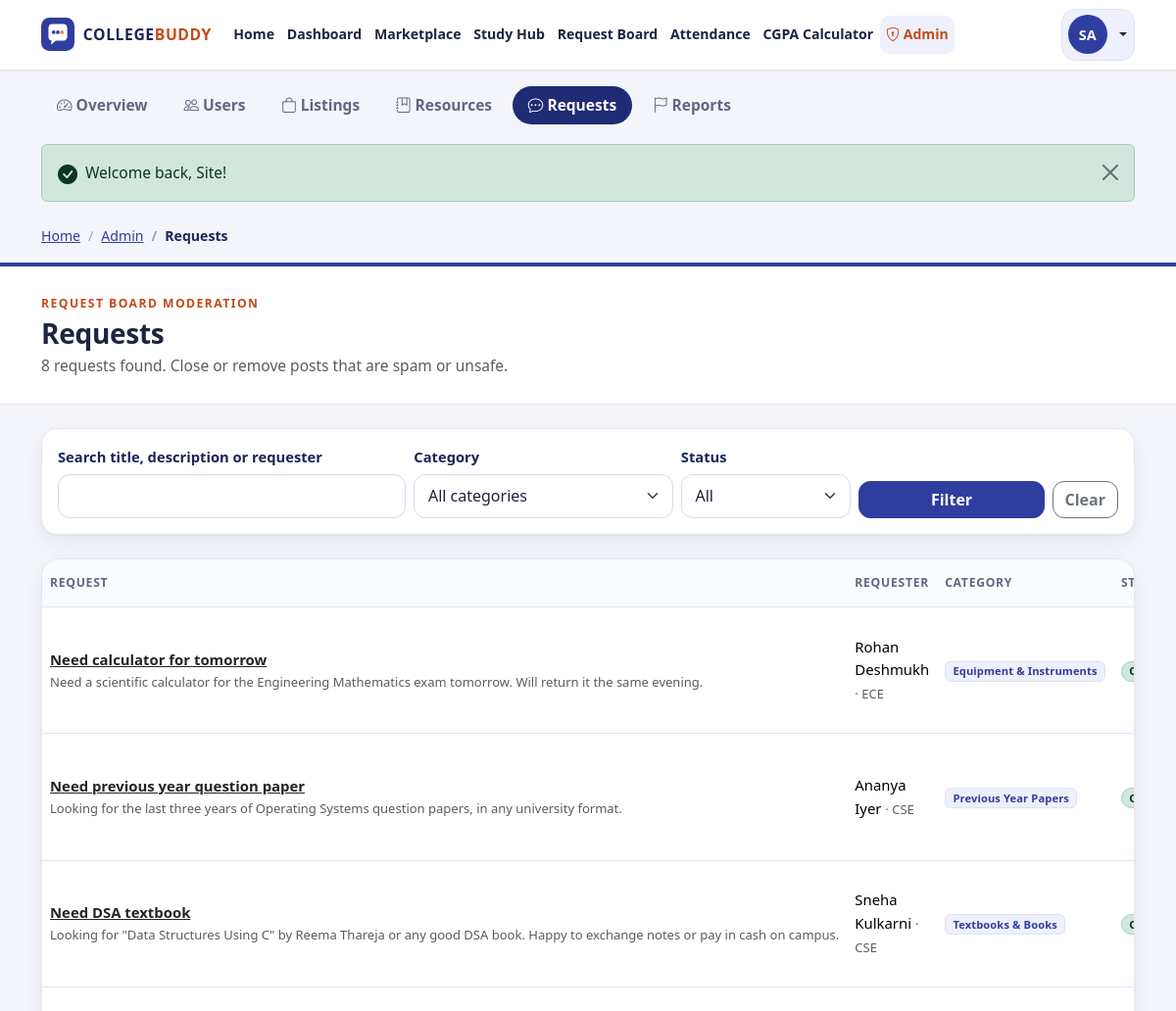
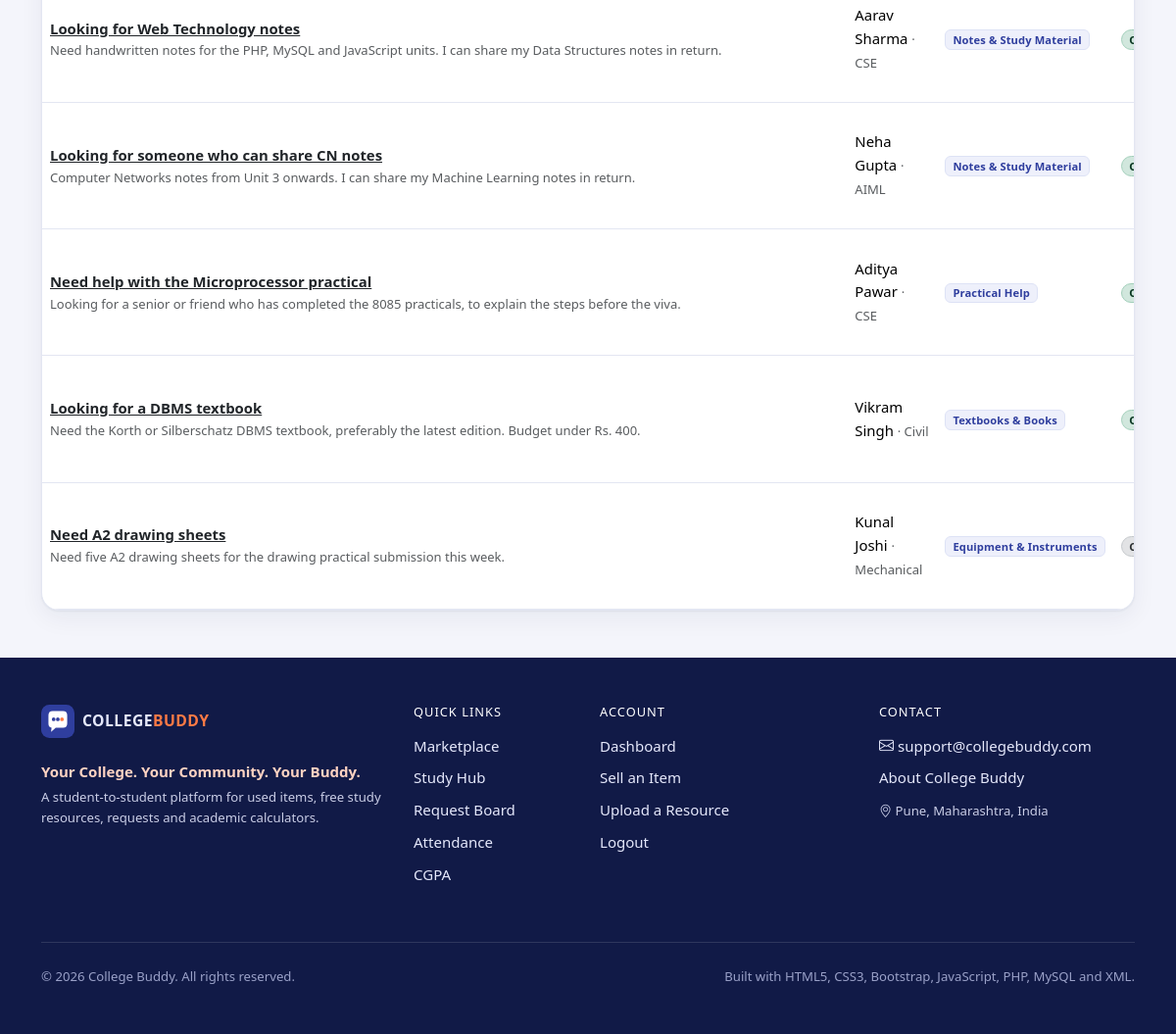
The app's page /admin/requests.php (signed in) with its own data (2 pictures, top to bottom).
### tables this page shows
CREATE TABLE users (
    id          INT UNSIGNED NOT NULL AUTO_INCREMENT,           
    full_name   VARCHAR(100) NOT NULL,
    email       VARCHAR(150) NOT NULL,                          
    password    VARCHAR(255) NOT NULL,                          
    branch      VARCHAR(50)  NOT NULL,                          
    year        TINYINT UNSIGNED NOT NULL,                      
    semester    TINYINT UNSIGNED NOT NULL,                      
    role        ENUM('student', 'admin') NOT NULL DEFAULT 'student',
    created_at  TIMESTAMP NOT NULL DEFAULT CURRENT_TIMESTAMP,
    PRIMARY KEY (id),
    UNIQUE KEY uq_users_email (email),
    KEY idx_users_role (role)
);

CREATE TABLE requests (
    id          INT UNSIGNED NOT NULL AUTO_INCREMENT,
    user_id     INT UNSIGNED NOT NULL,                          
    title       VARCHAR(150) NOT NULL,
    description TEXT NOT NULL,
    category    VARCHAR(60)  NOT NULL,
    status      ENUM('Open', 'Closed') NOT NULL DEFAULT 'Open',
    created_at  TIMESTAMP NOT NULL DEFAULT CURRENT_TIMESTAMP,
    PRIMARY KEY (id),
    KEY idx_requests_status_created (status, created_at),
    KEY idx_requests_user (user_id),
    CONSTRAINT fk_requests_user FOREIGN KEY (user_id) REFERENCES users (id) ON DELETE CASCADE
);

### includes/auth.php (called while the page is built, shortened)
<?php
require_once __DIR__ . '/db.php';
require_once __DIR__ . '/functions.php';
function current_user(): ?array
{
    static $cached = false;
    if ($cached !== false) {
        return $cached;
    }
    $id = (int) ($_SESSION['user_id'] ?? 0);
    $row = db_select_one(
        'SELECT id, full_name, email, branch, year, semester, role, created_at FROM users WHERE id = ?',
        'i',
        [$id]
    );
    return $cached = $row;
}
function is_logged_in(): bool
{
    return current_user() !== null;
}

### includes/db.php (called while the page is built, shortened)
<?php
function db(): mysqli
{
    static $conn = null;
    if ($conn === null) {
        $conn = new mysqli(DB_HOST, DB_USER, DB_PASS, DB_NAME);
        $conn->set_charset('utf8mb4');
        $conn->query("SET time_zone = '+05:30'");
    }
    return $conn;
}
function db_select(string $sql, string $types = '', array $params = []): array
{
    $stmt = db()->prepare($sql);
    if ($types !== '') {
        $stmt->bind_param($types, ...$params);
    }
    $stmt->execute();
    $rows = $stmt->get_result()->fetch_all(MYSQLI_ASSOC);
    return $rows;
}
function db_select_one(string $sql, string $types = '', array $params = []): ?array
{
    $rows = db_select($sql, $types, $params);
    return $rows[0] ?? null;
}
function db_count(string $sql, string $types = '', array $params = []): int
{
    $row = db_select_one($sql, $types, $params);
    return $row ? (int) reset($row) : 0;
}

### includes/admin-auth.php (called while the page is built, shortened)
<?php
require_once __DIR__ . '/auth.php';
function require_admin(): void
{
    if (!is_logged_in()) {
        set_flash('warning', 'Please login with an admin account to continue.');
        redirect('login.php?next=' . urlencode(current_relative_url()));
    }
}

### admin/requests.php (the view, shortened to what this page needs)
<?php
require_once __DIR__ . '/../includes/auth.php';
require_once __DIR__ . '/../includes/admin-auth.php';
require_admin();
$q = trim(read_text('q', ''));
$status = read_text('status', 'All');
$page = max(1, (int) ($_GET['page'] ?? 1));
$perPage = 20;
$where = [];
$tp = '';
$params = [];
$whereSql = $where ? 'WHERE ' . implode(' AND ', $where) : '';
$total = db_count("SELECT COUNT(*) AS total FROM requests r JOIN users u ON u.id = r.user_id $whereSql", $tp, $params);
$pages = max(1, (int) ceil($total / $perPage));
$page = min($page, $pages);
$rows = db_select(
    "SELECT r.*, u.full_name AS requester_name, u.branch AS requester_branch
     FROM requests r JOIN users u ON u.id = r.user_id
     $whereSql
     ORDER BY r.created_at DESC, r.id DESC
     LIMIT ? OFFSET ?",
    $tp . 'ii',
    array_merge($params, [$perPage, ($page - 1) * $perPage])
);
$activeNav = 'admin';
$adminSection = 'requests';
$breadcrumbs = [['Admin', 'admin/dashboard.php'], ['Requests', '']];
require __DIR__ . '/../includes/header.php';
?>
<section class="container py-4 pb-5">
    <form method="get" action="<?= href('admin/requests.php') ?>" class="card cb-card cb-filter-card mb-4">
        <div class="card-body p-3">
            <div class="row g-2 align-items-end">
                <div class="col-12 col-md-4">
                    <label class="form-label small fw-semibold" for="q">Search title, description or requester</label>
                    <input type="search" class="form-control" id="q" name="q" value="<?= e($q) ?>">
                </div>
                <div class="col-6 col-md-3">
                    <label class="form-label small fw-semibold" for="category">Category</label>
                    <select class="form-select" id="category" name="category">
                        <option value="">All categories</option>
                    </select>
                </div>
                <div class="col-6 col-md-2">
                    <label class="form-label small fw-semibold" for="status">Status</label>
                    <select class="form-select" id="status" name="status">
                        <option value="All"<?= $status === 'All' ? ' selected' : '' ?>>All</option>
                    </select>
                </div>
                <div class="col-12 col-md-3 d-flex gap-2">
                    <button class="btn btn-primary flex-grow-1" type="submit">Filter</button>
                    <a class="btn btn-outline-secondary" href="<?= href('admin/requests.php') ?>">Clear</a>
                </div>
            </div>
        </div>
    </form>
    <?php if (!$rows): ?>
        <?php render_empty('bi-chat-square', 'No requests match these filters.', 'Try a different status or category.'); ?>
    <?php else: ?>
        <div class="card cb-card">
            <div class="table-responsive">
                <table class="table cb-table align-middle mb-0">
                    <thead>
                        <tr>
                            <th scope="col">Request</th>
                            <th scope="col" class="d-none d-md-table-cell">Requester</th>
                            <th scope="col" class="d-none d-lg-table-cell">Category</th>
                            <th scope="col">Status</th>
                        </tr>
                    </thead>
                    <tbody>
                        <?php foreach ($rows as $r): ?>
                            <tr>
                                <td>
                                    <a class="fw-semibold text-body" href="<?= href('request.php?id=' . (int) $r['id']) ?>"><?= e($r['title']) ?></a>
                                    <div class="small text-muted cb-clamp-1"><?= e($r['description']) ?></div>
                                </td>
                                <td class="d-none d-md-table-cell"><?= e($r['requester_name']) ?> <span class="small text-muted">&middot; <?= e($r['requester_branch']) ?></span></td>
                                <td class="d-none d-lg-table-cell"><span class="badge cb-badge-soft"><?= e($r['category']) ?></span></td>
                                <td><?= status_badge($r['status']) ?></td>
                            </tr>
                        <?php endforeach; ?>
                    </tbody>
                </table>
            </div>
        </div>
    <?php endif; ?>
</section>
<?php require __DIR__ . '/../includes/footer.php'; ?>

### includes/header.php (shortened to what this page needs)
<?php
$activeNav = $activeNav ?? '';
$breadcrumbs = $breadcrumbs ?? [];
$me = current_user();
$flashes = get_flashes();
$unread = $me ? unread_message_count((int) $me['id']) : 0;
$navLinks = ['home' => ['Home', 'index.php']];
if ($me) {
    $navLinks['dashboard'] = ['Dashboard', 'dashboard.php'];
}
$navLinks += [
    'marketplace' => ['Marketplace', 'marketplace.php'],
    'study' => ['Study Hub', 'study.php'],
    'requests' => ['Request Board', 'requests.php'],
    'attendance' => ['Attendance', 'attendance.php'],
    'cgpa' => ['CGPA Calculator', 'cgpa.php'],
];
$flashIcons = [
    'success' => 'bi-check-circle-fill', 'danger' => 'bi-exclamation-octagon-fill',
    'warning' => 'bi-exclamation-triangle-fill', 'info' => 'bi-info-circle-fill',
];
?>
<!doctype html>
<html lang="en">
<head>
    <link rel="stylesheet" href="<?= href('css/vendor/bootstrap.min.css') ?>">
    <link rel="stylesheet" href="<?= href('css/vendor/bootstrap-icons.min.css') ?>">
    <link rel="stylesheet" href="<?= href('css/style.css') ?>">
</head>
<body class="cb-body d-flex flex-column min-vh-100">
<header>
    <nav class="navbar navbar-expand-xl cb-navbar sticky-top" aria-label="Main navigation">
        <div class="container">
            <a class="navbar-brand cb-brand" href="<?= href('index.php') ?>" aria-label="College Buddy home">
                <img src="<?= href('images/logo.svg') ?>" alt="" width="34" height="34">
                <span class="cb-brand-text">COLLEGE<span class="cb-brand-accent">BUDDY</span></span>
            </a>
            <div class="collapse navbar-collapse" id="cbNavMenu">
                <ul class="navbar-nav me-auto align-items-xl-center">
                    <?php foreach ($navLinks as $key => [$label, $path]): ?>
                        <li class="nav-item">
                            <a class="nav-link<?= $activeNav === $key ? ' active' : '' ?>" href="<?= href($path) ?>"<?= $activeNav === $key ? ' aria-current="page"' : '' ?>><?= e($label) ?></a>
                        </li>
                    <?php endforeach; ?>
                    <?php if ($me && $me['role'] === 'admin'): ?>
                        <li class="nav-item">
                            <a class="nav-link cb-admin-link<?= $activeNav === 'admin' ? ' active' : '' ?>" href="<?= href('admin/dashboard.php') ?>" title="Admin Dashboard"><i class="bi bi-shield-lock"></i> Admin</a>
                        </li>
                    <?php endif; ?>
                </ul>
                <div class="d-flex flex-column flex-xl-row align-items-stretch align-items-xl-center gap-2 cb-nav-actions">
                    <?php if ($me): ?>
                        <div class="dropdown">
                            <button class="btn cb-user-btn dropdown-toggle w-100 d-flex align-items-center gap-2" type="button"
                                    data-bs-toggle="dropdown" aria-expanded="false">
                                <span class="cb-avatar"><?= e(initials($me['full_name'])) ?></span>
                            </button>
                        </div>
                    <?php else: ?>
                        <a class="btn btn-outline-primary" href="<?= href('login.php') ?>"><i class="bi bi-box-arrow-in-right"></i> Login</a>
                        <a class="btn btn-primary" href="<?= href('register.php') ?>">Register</a>
                    <?php endif; ?>
                </div>
            </div>
        </div>
    </nav>
    <?php if (!empty($adminSection)): ?>
        <div class="container pt-3">
            <ul class="nav nav-pills cb-admin-nav flex-wrap">
                <?php foreach (['dashboard' => ['Overview', 'admin/dashboard.php', 'bi-speedometer2'],
                    'users' => ['Users', 'admin/users.php', 'bi-people'],
                    'listings' => ['Listings', 'admin/listings.php', 'bi-bag'],
                    'resources' => ['Resources', 'admin/resources.php', 'bi-journal-bookmark'],
                    'requests' => ['Requests', 'admin/requests.php', 'bi-chat-dots'],
                    'reports' => ['Reports', 'admin/reports.php', 'bi-flag']] as $key => [$label, $path, $icon]): ?>
                    <li class="nav-item">
                        <a class="nav-link<?= $adminSection === $key ? ' active' : '' ?>" href="<?= href($path) ?>"><i class="bi <?= $icon ?>"></i> <?= e($label) ?></a>
                    </li>
                <?php endforeach; ?>
            </ul>
        </div>
    <?php endif; ?>
</header>
<main id="main-content" class="flex-grow-1">
    <?php if (!empty($flashes)): ?>
        <div class="container pt-3 cb-flash-zone">
            <?php foreach ($flashes as $flash): ?>
                <div class="alert alert-<?= e($flash['type']) ?> alert-dismissible fade show d-flex align-items-start gap-2 mb-2"
                     role="alert" data-autohide="7000">
                    <i class="bi <?= e($flashIcons[$flash['type']] ?? 'bi-info-circle-fill') ?> fs-5 lh-1 mt-1"></i>
                    <div class="flex-grow-1"><?= e($flash['message']) ?></div>
                    <button type="button" class="btn-close" data-bs-dismiss="alert" aria-label="Close"></button>
                </div>
            <?php endforeach; ?>
        </div>
    <?php endif; ?>
    <?php if (!empty($breadcrumbs)): ?>
        <div class="container pt-3">
            <nav aria-label="breadcrumb">
                <ol class="breadcrumb cb-breadcrumb mb-0">
                    <li class="breadcrumb-item"><a href="<?= href('index.php') ?>">Home</a></li>
                    <?php foreach ($breadcrumbs as $i => $crumb): ?>
                        <?php if ($i === array_key_last($breadcrumbs) || empty($crumb[1])): ?>
                            <li class="breadcrumb-item active" aria-current="page"><?= e($crumb[0]) ?></li>
                        <?php else: ?>
                            <li class="breadcrumb-item"><a href="<?= href($crumb[1]) ?>"><?= e($crumb[0]) ?></a></li>
                        <?php endif; ?>
                    <?php endforeach; ?>
                </ol>
            </nav>
        </div>
    <?php endif; ?>

### records on screen
users: full_name "SA"
requests: title "Need calculator for tomorrow", description "Need a scientific calculator for the Engineering Mathematics exam tomorrow. Will return it the same evening.", user.full_name "Rohan Deshmukh", user.branch "ECE", category "Equipment & Instruments"
requests: title "Need previous year question paper", description "Looking for the last three years of Operating Systems question papers, in any university format.", user.full_name "Ananya Iyer", user.branch "CSE", category "Previous Year Papers"
requests: title "Need DSA textbook", description "Looking for \"Data Structures Using C\" by Reema Thareja or any good DSA book. Happy to exchange notes or pay in cash on campus.", user.full_name "Sneha Kulkarni", user.branch "CSE", category "Textbooks & Books"
requests: title "Looking for Web Technology notes", description "Need handwritten notes for the PHP, MySQL and JavaScript units. I can share my Data Structures notes in return.", user.full_name "Aarav Sharma", user.branch "CSE", category "Notes & Study Material"
requests: title "Looking for someone who can share CN notes", description "Computer Networks notes from Unit 3 onwards. I can share my Machine Learning notes in return.", user.full_name "Neha Gupta", user.branch "AIML", category "Notes & Study Material"
requests: title "Need help with the Microprocessor practical", description "Looking for a senior or friend who has completed the 8085 practicals, to explain the steps before the viva.", user.full_name "Aditya Pawar", user.branch "CSE", category "Practical Help"
requests: title "Looking for a DBMS textbook", description "Need the Korth or Silberschatz DBMS textbook, preferably the latest edition. Budget under Rs. 400.", user.full_name "Vikram Singh", user.branch "Civil", category "Textbooks & Books"
requests: title "Need A2 drawing sheets", description "Need five A2 drawing sheets for the drawing practical submission this week.", user.full_name "Kunal Joshi", user.branch "Mechanical", category "Equipment & Instruments"

### other values on screen
$label "Home"
$label "Dashboard"
$label "Marketplace"
$label "Study Hub"
$label "Request Board"
$label "Attendance"
$label "CGPA Calculator"
$label "Overview"
$label "Users"
$label "Listings"
$label "Resources"
$label "Requests"
$label "Reports"
$flash['message'] "Welcome back, Site!"
$crumb[0] "Admin"
